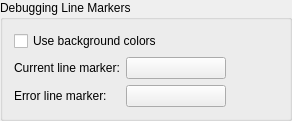
    <widget class="QGroupBox" name="debuggingGroup">
     <property name="title">
      <string>Debugging Line Markers</string>
     </property>
     <layout class="QGridLayout" name="gridLayout_10">
      <item row="1" column="0">
       <widget class="QLabel" name="TextLabel3_2_2">
        <property name="text">
         <string>Current line marker:</string>
        </property>
       </widget>
      </item>
      <item row="1" column="1">
       <widget class="QPushButton" name="currentLineMarkerButton">
        <property name="minimumSize">
         <size>
          <width>100</width>
          <height>0</height>
         </size>
        </property>
        <property name="toolTip">
         <string>Select the color for the current line marker.</string>
        </property>
        <property name="text">
         <string/>
        </property>
       </widget>
      </item>
      <item row="0" column="0" colspan="4">
       <widget class="QCheckBox" name="debugMarkerBackgroundCheckBox">
        <property name="toolTip">
         <string>Select to indicate the debug markers using colored line backgrounds, arrow indicators otherwise</string>
        </property>
        <property name="text">
         <string>Use background colors</string>
        </property>
       </widget>
      </item>
      <item row="2" column="0">
       <widget class="QLabel" name="TextLabel4_2_2">
        <property name="text">
         <string>Error line marker:</string>
        </property>
       </widget>
      </item>
      <item row="1" column="2">
       <spacer name="horizontalSpacer_11">
        <property name="orientation">
         <enum>Qt::Horizontal</enum>
        </property>
        <property name="sizeHint" stdset="0">
         <size>
          <width>40</width>
          <height>20</height>
         </size>
        </property>
       </spacer>
      </item>
      <item row="2" column="1">
       <widget class="QPushButton" name="errorMarkerButton">
        <property name="minimumSize">
         <size>
          <width>100</width>
          <height>0</height>
         </size>
        </property>
        <property name="toolTip">
         <string>Select the color for the error line marker.</string>
        </property>
        <property name="text">
         <string/>
        </property>
       </widget>
      </item>
     </layout>
    </widget>
